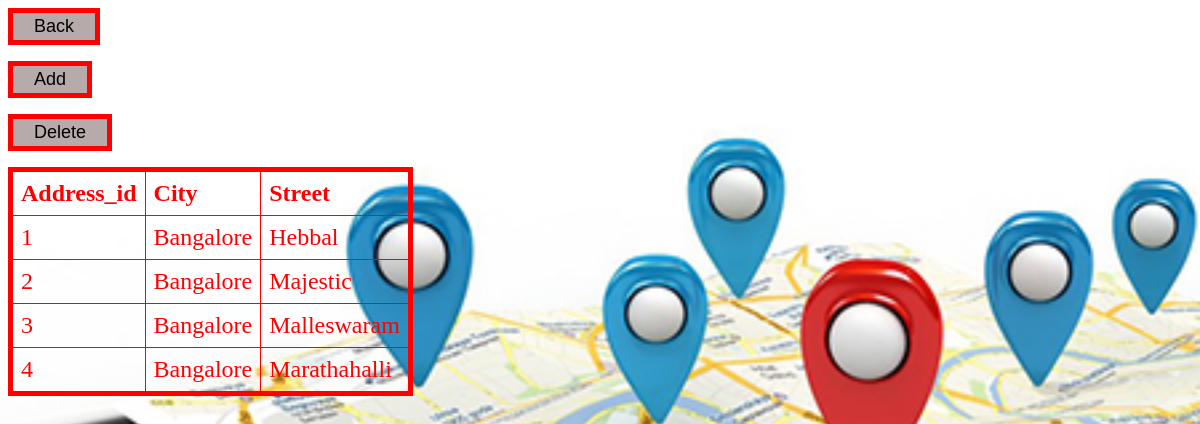
Screenshot of /dbms/address.php with the database file from the repository.
### tables this page shows
CREATE TABLE `address` (
  `address_id` int(10) NOT NULL,
  `city` varchar(60) NOT NULL,
  `street` varchar(60) NOT NULL
);

### dbms/address.php (the view, shortened to what this page needs)
 <html>
<head>
</head>
<body background="address.jpg">
<form action="tables.html" method="post">
<p>
    <input type="submit" name="submit" value="Back" />
</p>
    </form>
<form action="addressadd.php" method="post">
<p>
    <input type="submit" name="submit" value="Add" />
</p>
</form>
<form action="addressdelete.php" method="post">
<p>
    <input type="submit" name="submit" value="Delete" />
</p>
</form>
<?php
require_once('../mysqli_connection.php');
$query = "SELECT address_id, city, street FROM address";
$response = @mysqli_query($dbc, $query);
if($response){
echo '<table align="left"
cellspacing="5" cellpadding="8" border="1">
<tr>
<td align="left"><b>Address_id</b></td>
<td align="left"><b>City</b></td>
<td align="left"><b>Street</b></td>
</tr>';
while($row = mysqli_fetch_array($response)){
echo '<tr><td align="left">' .
$row['address_id'] . '</td><td align="left">' .
$row['city'] . '</td><td align="left">' .
$row['street'] . '</td>'   ;
echo '</tr>';
}
echo '</table>';
} else {
echo "Couldn't issue database query<br />";
echo mysqli_error($dbc);
}
?>
</body>
</html>

### dbms/address.php (style rules this page uses)
body { background-size: cover; }
table { border-collapse: collapse; color: red; font-size: 24px; border: 5px solid red; }
input[type=submit] { background: #b7aaaa; font-size: 18px; padding: 3px 21px; border: 5px solid red; }

### rows the page displays
address: address_id "1", city "Bangalore", street "Hebbal"
address: address_id "2", city "Bangalore", street "Majestic"
address: address_id "3", city "Bangalore", street "Malleswaram"
address: address_id "4", city "Bangalore", street "Marathahalli"
